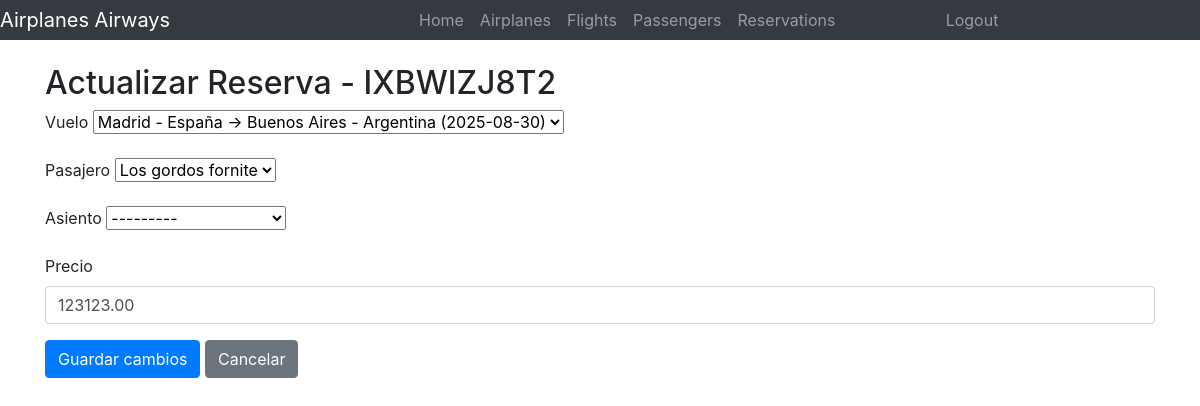
The app's page /reservations/6/update/ (signed in) with its own data.
### apps/reservations/models.py (models this page shows, shortened)
class Reservation(models.Model):
    flight_id = models.ForeignKey(
        Flight,
        on_delete=models.CASCADE
    )
    passenger_id = models.ForeignKey(
        Passenger,
        on_delete=models.CASCADE
    )
    seating_id = models.OneToOneField(
        Seating,
        on_delete=models.CASCADE
    )
    state = models.CharField(max_length=20, default='Reserved')
    reservation_date = models.DateTimeField(auto_now_add=True)
    price = models.DecimalField(max_digits=20, decimal_places=2)
    reservation_code = models.CharField(max_length=10, unique=True)

### apps/reservations/views.py (the view)
# urls.py: path('<int:pk>/update/', ReservationUpdateView.as_view(), name='update'),
class ReservationUpdateView(UpdateView):
    model = Reservation
    form_class = ReservationForm
    template_name = "reservations/update.html"
    success_url = reverse_lazy("list")
    def get_context_data(self, **kwargs):
        context = super().get_context_data(**kwargs)
        context['flights'] = Flight.objects.all()
        context['passengers'] = Passenger.objects.all()
        return context

### apps/airplanes/models.py (called while the page is built)
    def __str__(self):
        return f"Seating: {self.number} ({self.type})"

### apps/flights/models.py (called while the page is built)
    def __str__(self):
        return f'{self.origin} → {self.destination} ({self.arrival_date.date()})'

### apps/passengers/models.py (called while the page is built)
    def __str__(self):
        return self.name

### apps/reservations/templates/reservations/update.html (shortened to what this page needs)
{% extends 'base.html' %}
{% block content %}
{% if user.is_authenticated and user.role_id.description == 'Admin' %}
<div class="container mt-4">
    <h2>Actualizar Reserva - {{ object.reservation_code }}</h2>
    <form method="post">
        <div class="mb-3">
            <label for="flight_id">Vuelo</label>
            {{ form.flight_id }}
        </div>
        <div class="mb-3">
            <label for="passenger_id">Pasajero</label>
            {{ form.passenger_id }}
        </div>
        <div class="mb-3">
            <label for="seating_id">Asiento</label>
            {{ form.seating_id }}
        </div>
        <div class="mb-3">
            <label for="price">Precio</label>
            {{ form.price }}
        </div>
        <button type="submit" class="btn btn-primary">Guardar cambios</button>
    <a href="{% url 'list' %}" class="btn btn-secondary">Cancelar</a>
    </form>
</div>
{% else %}
Solo los Administradores pueden crear Reservas.
<p>Por favor, <a href="{% url 'login' %}">inicia sesión</a> para editar una reserva.</p>
{% endif %}
{% endblock %}

### records on screen
Reservation: reservation_code "IXBWIZJ8T2", flight_id "Madrid - España → Buenos Aires - Argentina (2025-08-30)", passenger_id "Los gordos fornite", seating_id "---------", price "123123.00"
